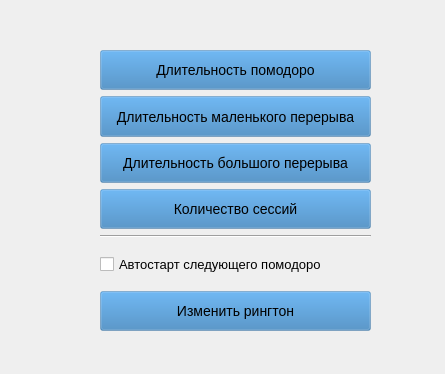
<?xml version="1.0" encoding="UTF-8"?>
<ui version="4.0">
 <class>Form</class>
 <widget class="QWidget" name="Form">
  <property name="geometry">
   <rect>
    <x>0</x>
    <y>0</y>
    <width>445</width>
    <height>374</height>
   </rect>
  </property>
  <property name="windowTitle">
   <string>Form</string>
  </property>
  <widget class="QWidget" name="verticalLayoutWidget">
   <property name="geometry">
    <rect>
     <x>100</x>
     <y>50</y>
     <width>271</width>
     <height>281</height>
    </rect>
   </property>
   <layout class="QVBoxLayout" name="verticalLayout">
    <item>
     <widget class="QPushButton" name="pomo_duration">
      <property name="sizePolicy">
       <sizepolicy hsizetype="Minimum" vsizetype="Minimum">
        <horstretch>0</horstretch>
        <verstretch>0</verstretch>
       </sizepolicy>
      </property>
      <property name="font">
       <font>
        <family>Arial</family>
        <pointsize>-1</pointsize>
       </font>
      </property>
      <property name="styleSheet">
       <string notr="true">QPushButton {background-color:  rgba(51,122,183, 0.3); 

                       color: black;
					   font-size: 14px; font-family: Arial;}
QPushButton:hover {background-color:  rgba(51,122,183, 0.7);}
QPushButton:pressed {background-color:  rgba(51,122,183, 0.9);}</string>
      </property>
      <property name="text">
       <string>Длительность помодоро</string>
      </property>
     </widget>
    </item>
    <item>
     <widget class="QPushButton" name="short_duration">
      <property name="sizePolicy">
       <sizepolicy hsizetype="Minimum" vsizetype="Minimum">
        <horstretch>0</horstretch>
        <verstretch>0</verstretch>
       </sizepolicy>
      </property>
      <property name="font">
       <font>
        <family>Arial</family>
        <pointsize>-1</pointsize>
       </font>
      </property>
      <property name="styleSheet">
       <string notr="true">QPushButton {background-color:  rgba(51,122,183, 0.3); 

                       color: black;
					   font-size: 14px; font-family: Arial;}
QPushButton:hover {background-color:  rgba(51,122,183, 0.7);}
QPushButton:pressed {background-color:  rgba(51,122,183, 0.9);}</string>
      </property>
      <property name="text">
       <string>Длительность маленького перерыва</string>
      </property>
     </widget>
    </item>
    <item>
     <widget class="QPushButton" name="long_break_duration">
      <property name="sizePolicy">
       <sizepolicy hsizetype="Minimum" vsizetype="Minimum">
        <horstretch>0</horstretch>
        <verstretch>0</verstretch>
       </sizepolicy>
      </property>
      <property name="font">
       <font>
        <family>Arial</family>
        <pointsize>-1</pointsize>
       </font>
      </property>
      <property name="styleSheet">
       <string notr="true">QPushButton {background-color:  rgba(51,122,183, 0.3); 

                       color: black;
					   font-size: 14px; font-family: Arial;}
QPushButton:hover {background-color:  rgba(51,122,183, 0.7);}
QPushButton:pressed {background-color:  rgba(51,122,183, 0.9);}</string>
      </property>
      <property name="text">
       <string>Длительность большого перерыва</string>
      </property>
     </widget>
    </item>
    <item>
     <widget class="QPushButton" name="pushButton">
      <property name="sizePolicy">
       <sizepolicy hsizetype="Minimum" vsizetype="Minimum">
        <horstretch>0</horstretch>
        <verstretch>0</verstretch>
       </sizepolicy>
      </property>
      <property name="font">
       <font>
        <family>Arial</family>
        <pointsize>-1</pointsize>
       </font>
      </property>
      <property name="styleSheet">
       <string notr="true">QPushButton {background-color:  rgba(51,122,183, 0.3); 

                       color: black;
					   font-size: 14px; font-family: Arial;}
QPushButton:hover {background-color:  rgba(51,122,183, 0.7);}
QPushButton:pressed {background-color:  rgba(51,122,183, 0.9);}</string>
      </property>
      <property name="text">
       <string>Количество сессий</string>
      </property>
     </widget>
    </item>
    <item>
     <widget class="Line" name="line">
      <property name="font">
       <font>
        <pointsize>10</pointsize>
       </font>
      </property>
      <property name="orientation">
       <enum>Qt::Horizontal</enum>
      </property>
     </widget>
    </item>
    <item>
     <widget class="QCheckBox" name="autostart">
      <property name="sizePolicy">
       <sizepolicy hsizetype="Minimum" vsizetype="Minimum">
        <horstretch>0</horstretch>
        <verstretch>0</verstretch>
       </sizepolicy>
      </property>
      <property name="font">
       <font>
        <family>Arial</family>
        <pointsize>10</pointsize>
       </font>
      </property>
      <property name="text">
       <string>Автостарт следующего помодоро</string>
      </property>
     </widget>
    </item>
    <item>
     <widget class="QPushButton" name="rington">
      <property name="sizePolicy">
       <sizepolicy hsizetype="Minimum" vsizetype="Minimum">
        <horstretch>0</horstretch>
        <verstretch>0</verstretch>
       </sizepolicy>
      </property>
      <property name="font">
       <font>
        <family>Arial</family>
        <pointsize>-1</pointsize>
       </font>
      </property>
      <property name="styleSheet">
       <string notr="true">QPushButton {background-color:  rgba(51,122,183, 0.3); 

                       color: black;
					   font-size: 14px; font-family: Arial;}
QPushButton:hover {background-color:  rgba(51,122,183, 0.7);}
QPushButton:pressed {background-color:  rgba(51,122,183, 0.9);}</string>
      </property>
      <property name="text">
       <string>Изменить рингтон</string>
      </property>
     </widget>
    </item>
   </layout>
  </widget>
 </widget>
 <resources/>
 <connections/>
</ui>
